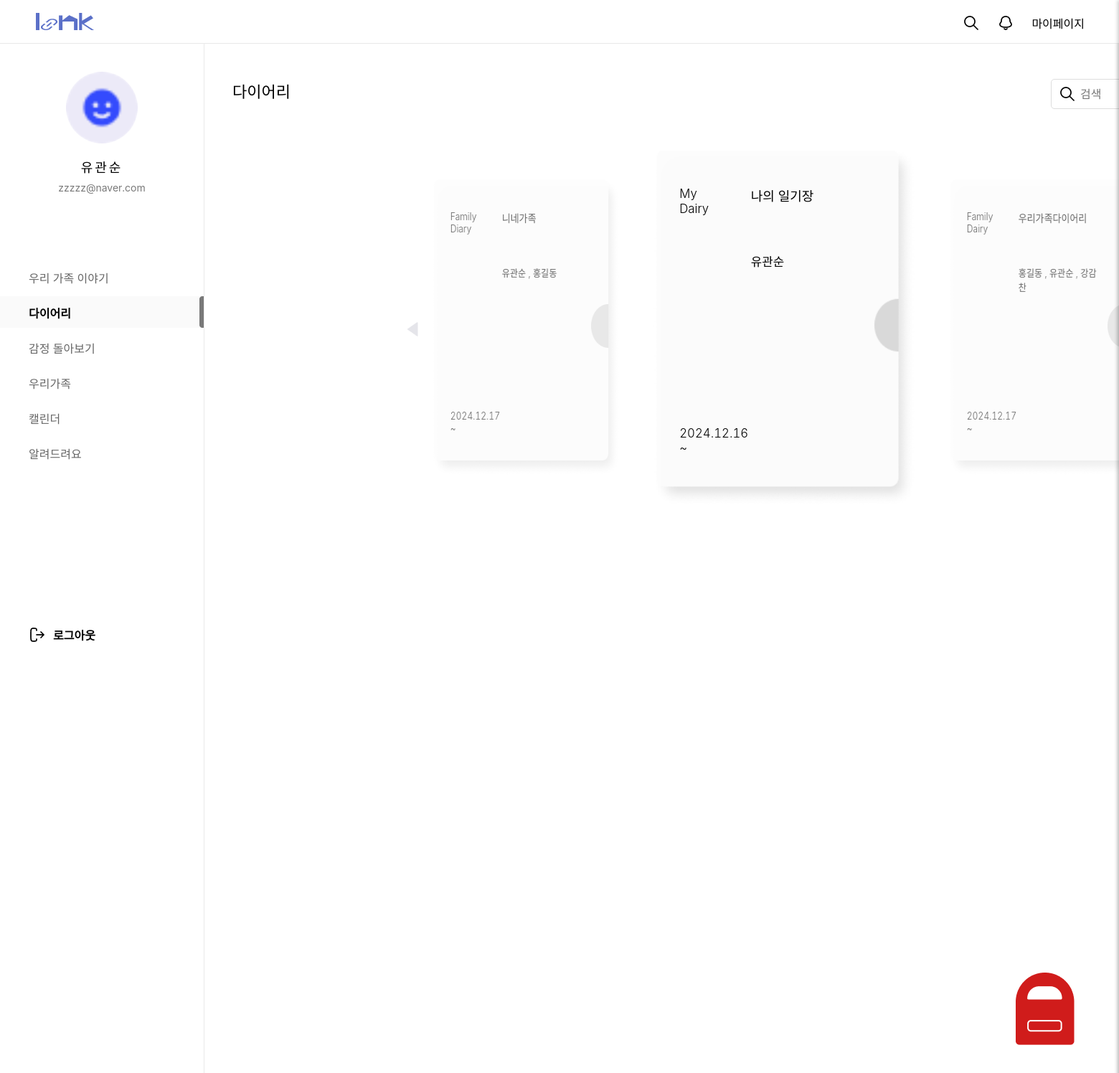
Screenshot of /diary/diaryHome/ (signed in) with the database file from the repository.
### mypage/models.py (models this page shows, shortened)
class Img(models.Model):
  id = models.CharField(max_length=50, primary_key=True)  # 고유한 ID
  img = models.ImageField(upload_to='images/', null=True, blank=True, default='../static/images/calendar1/default_profile.png')  # 디폴트 이미지 설정

### loginpage/models.py (models this page shows, shortened)
class Member(models.Model):
  id = models.CharField(max_length=50,primary_key=True)
  pw = models.CharField(max_length=100)
  name = models.CharField(max_length=100)
  nicName = models.CharField(max_length=100,default='123')
  mail = models.EmailField(max_length=100)
  birthday = models.CharField(max_length=50)
  gender = models.CharField(max_length=10,choices=[('남자', '남자'), ('여자', '여자')])
  mdate = models.DateTimeField(auto_now=True)
  created_group = models.OneToOneField(
        'diary.GroupDiary',  # '앱이름.모델이름' 형식
        on_delete=models.SET_NULL,
        null=True,
        blank=True,
        related_name='creator'
    )
  joined_group = models.ForeignKey(
        'diary.GroupDiary',  # '앱이름.모델이름' 형식
        on_delete=models.SET_NULL,
        null=True,
        blank=True,
        related_name='members'
    )

### diary/models.py (models this page shows, shortened)
class GroupDiary(models.Model):
  gno = models.IntegerField(default=0, null=False)
  member = models.ForeignKey(Member,on_delete=models.DO_NOTHING, null=False)
  gtitle = models.CharField(max_length=200)
  gName = models.CharField(max_length=100, null=False, default="우리 가족") # 그룹이름
  created_at = models.DateTimeField(auto_now_add=True)
  role = models.IntegerField(default=1)
  def __str__(self):
    return f"{self.gno},{self.member.id},{self.gtitle},{self.gName},{self.created_at}"

class MdiaryBoard(models.Model):
  mno = models.AutoField(primary_key=True)
  id = models.ForeignKey(Member,on_delete=models.DO_NOTHING, null=True)
  mtitle = models.CharField(max_length=1000,default='나의 일기장')
  mdate = models.DateField(auto_now=True)

### diary/views.py (the view, shortened to what this page needs)
# urls.py: path('diaryHome/', views.diaryHome, name="diaryHome"),
def diaryHome(request):
	id = request.session.get('session_id')
	name = request.session.get('session_name')
	my_info = Member.objects.filter(id=id).first()
	qs_group = GroupDiary.objects.filter(member=id)
	qs_createdDiary = GroupDiary.objects.filter(Q(member__id=id) & Q(role=1))
	c_context = {} #변수
	if qs_createdDiary:
		qs_joinedMem = GroupDiary.objects.filter(gno=qs_createdDiary[0].gno, role=2)
		if qs_joinedMem:
			c_context = {"creator":qs_createdDiary[0], "user_name":name, "joined_members":qs_joinedMem}
			print("있음",c_context)
		else:
			c_context = {"creator":qs_createdDiary[0], "user_name":name,}
			print("없음",c_context)
	qs_joinedDiary = GroupDiary.objects.filter(Q(member__id=id) & Q(role=2))
	if qs_joinedDiary:
		gno = qs_joinedDiary[0].gno
		qs_joinedMem = GroupDiary.objects.filter(gno=qs_joinedDiary[0].gno, role=2)
		qs_cMem = Member.objects.filter(created_group__gno=gno).first()
		jmems = []
		for jmem in qs_joinedMem:
			member = jmem.member
			j = Member.objects.get(id=member.id)
			jmems.append(j.name)
		c_context['cMem'] = qs_cMem
		c_context['join_d'] = list(qs_joinedMem)
		c_context['joined_names'] = jmems
	qs_pDiary = MdiaryBoard.objects.get(id=id)
	c_context['pDiary'] = qs_pDiary
	c_context['qb'] = Img.objects.filter(id=id).first()
	c_context['info'] = my_info
	c_context['group'] = qs_group
	return render(request,'diaryHome.html',c_context)

### diary/templates/diaryHome.html (shortened to what this page needs)
{% load static %}
<!DOCTYPE html>
<html lang="ko">
<head>
  <link rel="stylesheet" href="{% static '/css/diary/diary_home.css'%}">
  <link rel="stylesheet" href="{% static '/css/home/main.css'%}">
  <link rel="stylesheet" href="{% static '/css/home/main.css'%}">
  <link rel="stylesheet" as="style" crossorigin href="https://cdn.jsdelivr.net/gh/orioncactus/pretendard@v1.3.9/dist/web/variable/pretendardvariable.min.css" />
</head>
</head>
<body>
<div id="top_nav">
  <h1><a href="/main/index/"></a></h1>
  <ul class="top_menu">
    <li><a id="searchBtn"><img src="/static/images/home/search_icon.png" alt=""></a></li>
    <li><a id="notiBtn"><img src="/static/images/home/bell_off_icon.png" alt=""></a></li>
    <li><a href="/mypage/main/">마이페이지</a></li>
  </ul>
</div>
<div id="gnb">
  <div id="user_profile">
    <div id="pimg">
      <img src="{{ qb.img.url }}" alt="" />
    </div>
    <p id="uName">{{info.name}}</p>
    <p id="uEmail">{{info.mail}}</p>
  </div>
  <nav id="menu">
    <ul>
      <a href="/main/index/"><li class="menu_item">우리 가족 이야기</li></a>
      <a href="/diary/diaryHome/"><li class="menu_item active">다이어리</li></a>
      <a href="/emotion/main/"><li class="menu_item">감정 돌아보기</li></a>
      <a href="/family1/fam/"><li class="menu_item">우리가족</li></a>
      <a href="/calendar1/cal/"><li class="menu_item">캘린더</li></a>
      <a href="/customer/"><li class="menu_item">알려드려요</li></a>
    </ul>
  </nav>
  <div id="logout">
    <a href="/main/logout/"><span>로그아웃</span></a>
  </div>
</div>
<div id="all_area">
  <div id="title_area">
    <p id="topTit">다이어리<span id="searchBar"><input type="text" name="search" placeholder="검색"></span>
    <span><a href="/diary/diaryMake/"><button id="plusBtn"><img src="/static/images/diary/plusBtn.png" alt=""></button></a></span></p>
  </div>
  <div id="main_area">
  <button class="prev-btn"><img src="/static/images/diary/Arrow_drop_left.png" alt=""></button>
  <div class="carousel">
    <div class="image-container">
      <div class="card" id="firstCard"><a href="/diary/CdiaryList/"><img src="/static/images/diary/diary.png" alt="">
        <div id="dFirst_area">
          <div class="diary_group">
            <p>Family Diary</p>
          </div>
          <div class="diary_title">
            {% if creator %}
            <p>{{ creator.gtitle }}</p>
            {% else %}
            <p>우리 가족 일기를 만들어보세요.</p>
            {% endif %}
          </div>
        </div>
        <div class="diary_member">
          <p>
            {% if creator %}
              {{ pDiary.id.name }}
              {% if joined_members %}
                {% for joined_member in joined_members %}
                , {{ joined_member.member.name }}
                {% endfor %}
              {% endif %}
            {% else %}
              가족을 초대해 보세요.
            {% endif %}
          </p>
        </div>
        <div class="diary_date">
          {% if creator %}
          <p>{{ creator.created_at|date:"Y.m.d" }} ~</p>
          {% else %}
          <p></p>
          {% endif %}
        </div>
      </a></div>
      <div class="card" id="secondCard"><a href="/diary/MdiaryList/"><img src="/static/images/diary/diary.png" alt="">
        <div id="dFirst_area">
          <div class="diary_group">
            <p>My Dairy</p>
          </div>
          <div class="diary_title">
            <p>{{pDiary.mtitle}}</p>
          </div>
        </div>
        <div class="diary_member">
          <p>{{ pDiary.id.name }}</p>
        </div>
        <div class="diary_date">
          <p>{{pDiary.mdate|date:"Y.m.d"}} ~</p>
        </div>
      </a></div>
      <div class="card"><a href="/diary/JdiaryList/"><img src="/static/images/diary/diary.png" alt="">
        <div id="dFirst_area">
          <div class="diary_group">
            <p>Family Dairy</p>
          </div>
          <div class="diary_title">
            {% if join_d %}
            <p>{{ join_d.0.gtitle }}</p>
            {% else %}
            <p>가족에게 다이어리 초대를 받아보세요.</p>
            {% endif %}
          </div>
        </div>
        <div class="diary_member">
          <p>
            {% if join_d %}
            {{ cMem.name }}
            {% for name in joined_names %}
            , {{ name }}
            {% endfor %}
            {% else %}
            가족을 초대해 보세요.
            {% endif %}
          </p>
        </div>
        <div class="diary_date">
          {% if join_d %}
          <p>{{ join_d.0.created_at|date:"Y.m.d" }} ~</p>
          {% else %}
          <p></p>
          {% endif %}
        </div>
      </a></div>
    </div>
  </div>
  </div>
  <div id="mailbox_container">
    <button id="mailBtn">
      <img id="mailBtn_icon" src="/static/images/diary/mailbox_alert_off.png" alt="">
    </button>
  </div>
</body>
</html>

### static/css/diary/diary_home.css (style rules this page uses)
* { margin:0; padding:0; font-family: "Pretendard Variable", Pretendard, -apple-system, BlinkMacSystemFont, system-ui, Roboto, "Helvetica Neue", "Segoe UI", "Apple SD Gothic Neo", "Noto Sans KR", "Malgun Gothic", "Apple Color Emoji", "Segoe UI Emoji", "Segoe UI Symbol", sans-serif; font-variant-numeric: tabular-nums; }
a { text-decoration: none; color:inherit }
#all_area { width:1617px; height:1080px; margin-left:284px; }
#title_area { display: flex; width:1617px; height: 150px; padding-top: 60px; display: flex; }
#topTit { font-size: 22px; font-weight: 500; padding-top: 50px; padding-left: 40px; display: flex; }
#searchBar { width: 250px; height: 40px; padding-left: 1060px; padding-right: 30px; }
#searchBar input { width: 200px; padding: 10px 40px; font-size: 16px; border: 1px solid #DDDDDD; border-radius: 5px; background: url('../../images/diary/search.png') no-repeat; background-position: 10px center; }
#main_area { position: relative; display: flex; width: 1617px; height: 500px; align-items: center; justify-content: center; overflow: hidden; }
.carousel { position: relative; width: 80%; max-width: 1000px; height: 600px; display: flex; align-items: center; overflow: hidden; }
.image-container { display: flex; justify-content: center; align-items: center; width: 100%; position: relative; }
.card { position: absolute; width: 30%; height: 60%; display: flex; justify-content: center; align-items: center; background-color: white; border-radius: 10px; box-shadow: 0 4px 6px rgba(0, 0, 0, 0.1); font-size: 24px; font-weight: bold; transition: transform 0.5s ease, opacity 0.5s ease; opacity: 0.6; }
.card.center { transform: translateX(0) scale(1.2) rotateY(0deg); opacity: 1; z-index: 2; }
.card.left { transform: translateX(-120%) rotateY(-30deg); }
.card.right { transform: translateX(120%) rotateY(30deg); }
.prev-btn { background: none; border: none; cursor: pointer; left: 200px; }
#dFirst_area { position: absolute; top: -208px; display: flex; width: 284px; height: 91px; padding-left: 33px; padding-top: 41px; box-sizing: border-box; }
.diary_group { margin-right: 43px; width: 40px; height: 50px; box-sizing: border-box; opacity: 1; transition: opacity 0.3s ease; }
.diary_group p { margin: 0; font-size: 14px; font-weight: 300; color: black; }
.diary_title { padding-right: 10px; width: 165px; height: 50px; box-sizing: border-box; opacity: 1; transition: opacity 0.3s ease; }
.diary_title p { margin: 0; font-size: 15px; font-weight: 500; color: black; }
.diary_member { position: absolute; top: -208px; width: 284px; height: 91px; display: flex; box-sizing: border-box; margin-top: 91px; }
.diary_member p { width: 130px; height: 42px; font-size: 14px; font-weight: 300; padding-top: 27px; padding-left: 116px; }
.diary_date { position: absolute; top: -208px; width: 284px; height: 73px; display: flex; box-sizing: border-box; margin-top: 319px; }
.diary_date p { width: 82px; height: 34px; font-size: 14px; font-weight: 300; margin-left: 33px; padding-right: 5px; }
#mailbox_container { position: relative; width: 100%; height: 100vh; overflow: hidden; }
#mailBtn { width: 123px; height: 123px; position: fixed; bottom: 42px; right: 62px; background-color: white; border: none; cursor: pointer; z-index: 10; transition: background-color 0.3s ease; }
#mailBtn_icon { width: 100%; height: auto; display: block; }

### rows the page displays
Img: img (picture)
Member: name "유관순", mail "zzzzz@naver.com", joined_names "유관순"
GroupDiary: gtitle "니네가족", created_at "2024.12.17"
MdiaryBoard: id.name "유관순", mtitle "나의 일기장", mdate "2024.12.16"
GroupDiary: member.name "홍길동"
GroupDiary: gtitle "우리가족다이어리", created_at "2024.12.17"
Member: name "홍길동"
Member: joined_names "강감찬"
